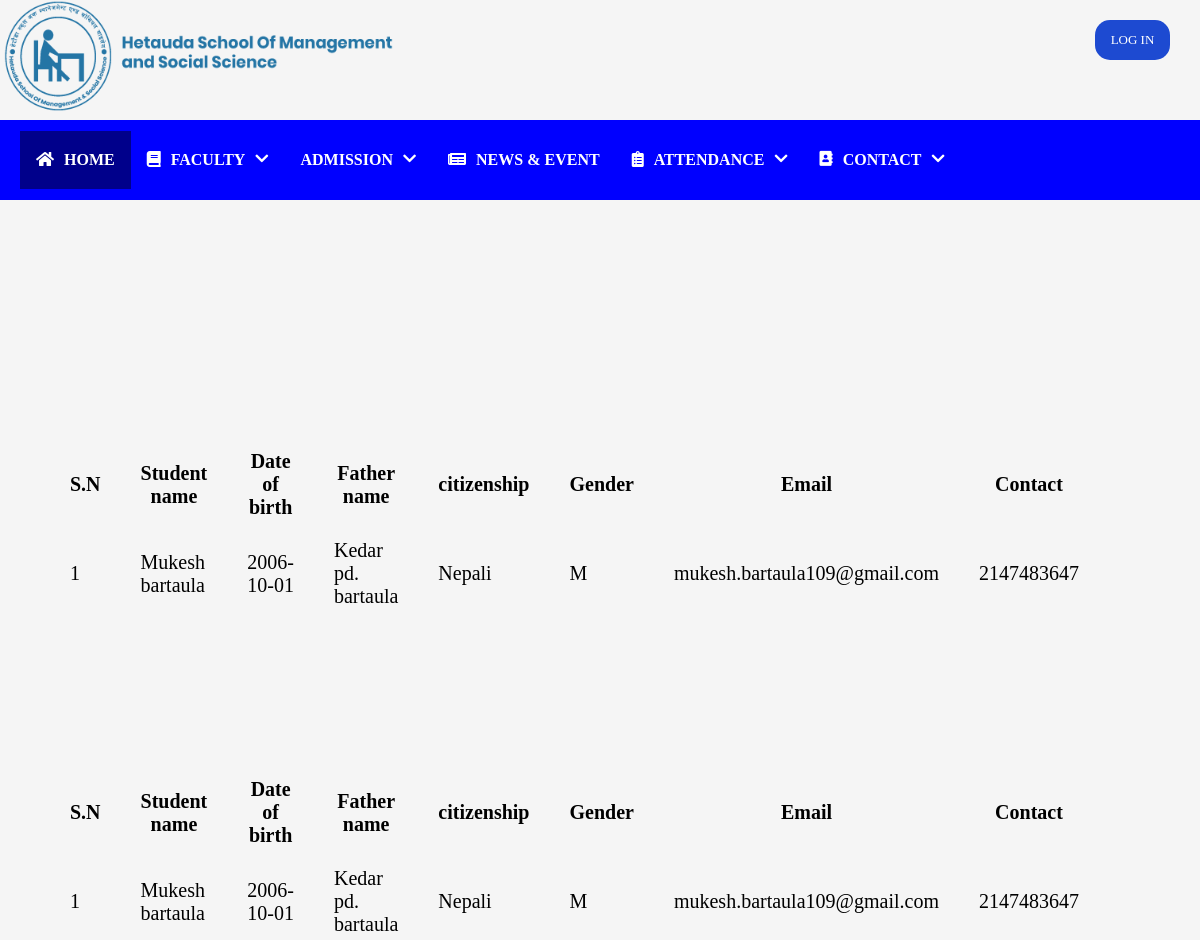
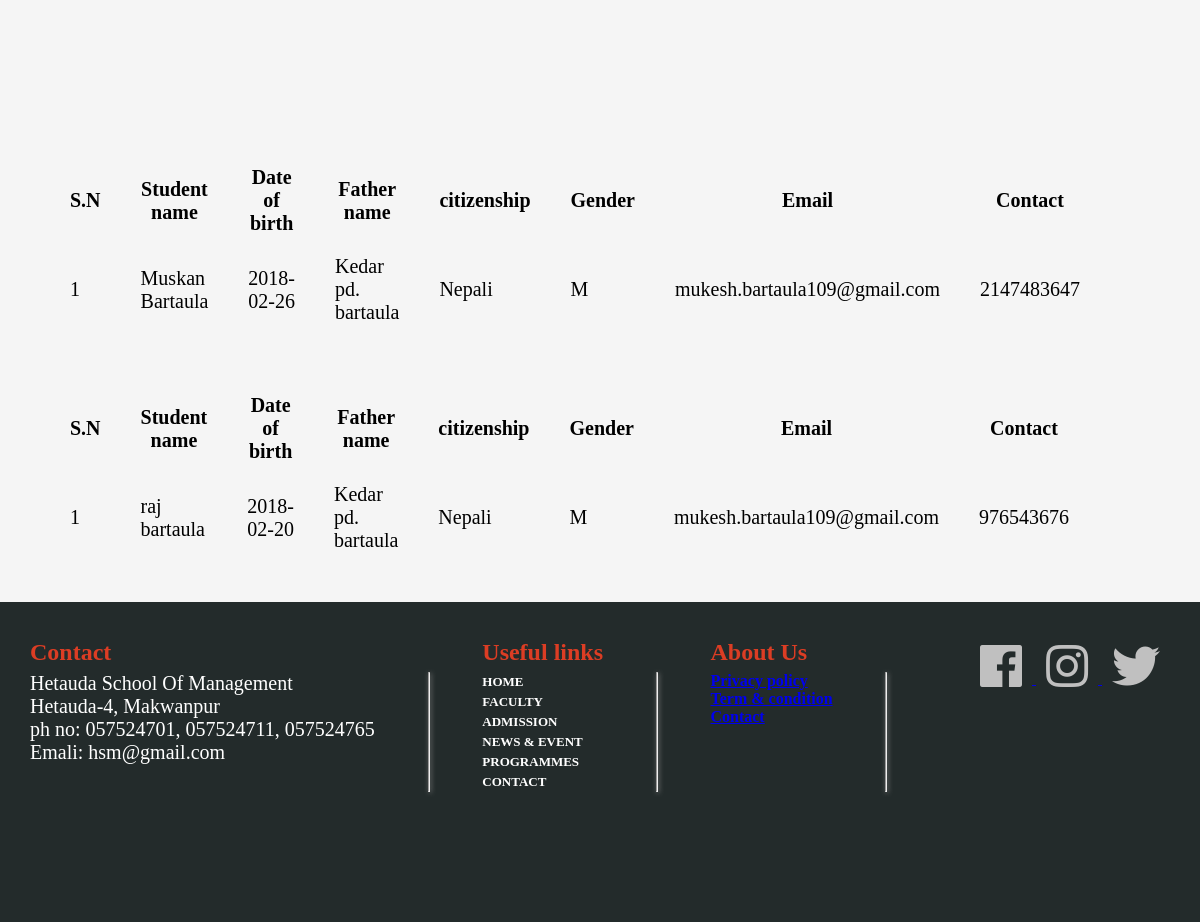
The page /admin_pannel/view_addmission.php on the database its author committed (2 pictures, top to bottom).
### tables this page shows
CREATE TABLE `admission` (
  `s_id` int(11) NOT NULL,
  `s_name` varchar(30) NOT NULL,
  `s_dateofbirth` date NOT NULL,
  `s_fathername` varchar(30) NOT NULL,
  `citizenship` varchar(15) NOT NULL,
  `gender` varchar(10) NOT NULL,
  `email` varchar(30) NOT NULL,
  `contact` int(10) NOT NULL,
  `s_describe` text NOT NULL
);

### admin_pannel/view_addmission.php (the view, shortened to what this page needs)
<!DOCTYPE html>
<html>
<head>
    <link rel="stylesheet" type="text/css" href="../style.css">
    <link rel="stylesheet" href="https://use.fontawesome.com/releases/v5.0.7/css/all.css">
</head>
<body>
<div class="container">
    <div class="headbar">
        <div class="logo">
            <a href="homepage.php"><img src="./img/logo.png"></a>
        </div>
        <?php if(isset($_SESSION['username']) == null){ ?>
            <div class="login">
                <a href="logIn_page.php" class="log_in">log in</a>
            </div>
        <?php } ?>
    </div>
    <div class="navbar">
        <ul>
            <li>
                <a href="homepage.php" class="nav_but active">
                    <i class="fa fa-home" aria-hidden="true" class="home_icon"></i>
                    <span class="home-text"> HOME </span>
                </a>
            </li>
            <li><a href="#" class="nav_but">
                    <span style="padding-right: 10px"><i class="fa fa-book"></i></span>
                    FACULTY
                    <span style="padding-left: 10px; font-size: 15px"><i class="fa fa-chevron-down"></i></span>
                </a>
            </li>
            <li><a href="form.php" class="nav_but">ADMISSION  <span style="padding-left: 10px; font-size: 15px"><i class="fa fa-chevron-down"></i></span></a>
            </li>
            <li><a href="./news.php" class="nav_but">
                    <span style="margin-right: 10px;"> <i class="fa fa-newspaper"></i></span>
                    NEWS & EVENT
                </a>
            </li>
            <li>
                <a href="./attendenceF/attendance.php" class="nav_but">
                    <span style="margin-right: 10px;"><i class="fa fa-clipboard-list"></i> </span>ATTENDANCE
                    <span style="padding-left: 10px; font-size: 15px"><i class="fa fa-chevron-down"></i></span>
                </a>
            </li>
            <li><a href="./contact.php" class="nav_but">
                    <span style="padding-right: 10px; font-size: 15px"><i class="fa fa-address-book"></i></span>
                    CONTACT
                    <span style="padding-left: 10px; font-size: 15px"><i class="fa fa-chevron-down"></i></span>
                </a>
            </li>
        </ul>
    </div>
        <?php
        include "db.php";
        $sql = "SELECT * FROM  admission ORDER BY s_name";
        $query = mysqli_query($conn, $sql);
        if($query->num_rows>0){
            while ($val = mysqli_fetch_assoc($query)) {
        ?>
<div style="width: 1100px; border: none;  margin-top: 100px; overflow: scroll; ">
        <table >
            <tr>
                <th>
                    S.N
                </th>
                <th>
                    Student name
                </th>
                <th>
                    Date of birth
                </th>
                <th>
                    Father name
                </th>
                <th>
                    citizenship
                </th>
                <th>
                    Gender
                </th>
                <th>
                   Email
                </th>
                <th>
                    Contact
                </th>
            </tr>
            <tr>
                <td>
                    <?php
                    $i = 1;
                    echo $i;
                    ?>
                </td>
                <td>
                    <?php
                    echo $val['s_name'];
                    ?>
                </td>
                <td>
                    <?php
                    echo $val['s_dateofbirth'];
                    ?>
                </td>
                <td>
                    <?php
                    echo  $val['s_fathername'];
                    ?>
                </td>
                <td>
                    <?php
                    echo $val['citizenship'];
                    ?>
                </td>
                <td>
                    <?php
                    echo $val['gender'];
                    ?>
                </td>
                <td>
                    <?php
                    echo $val['email'];
                    ?>
                </td>
                <td>
                    <?php
                    echo $val['contact'];
                    ?>
                </td>
            </tr>
            <?php
            }
            }
            ?>
        </table>
</div>
    <footer>
        <div id="footer">
            <div class="footer_body">
                <div class="column_1">
                    <h2>Contact</h2>
                    <ul>
                        <li>Hetauda School Of Management</li>
                        <li>Hetauda-4, Makwanpur</li>
                        <li>ph no: 057524701, 057524711, 057524765</li>
                        <li>Emali: hsm@gmail.com</li>
                    </ul>
                </div> <hr>
                <div class="column_2">
                    <h2>Useful links</h2>
                    <ul>
                        <li><a href="homepage.php"> HOME </a> </li>
                        <li><a href="#">FACULTY</a></li>
                        <li><a href="form.php">ADMISSION</a></li>
                        <li><a href="news.php">NEWS & EVENT</a></li>
                        <li><a href="#">PROGRAMMES</a></li>
                        <li><a href="contact.php" >CONTACT</a></li>
                    </ul>
                </div> <hr>
                <div class="column_3">
                    <h2>About Us</h2>
                    <ul>
                        <li> <a href="#"> Privacy policy </a></li>
                        <li><a href="#">Term & condition</a></li>
                        <li><a href="#">Contact</a></li>
                    </ul>
                </div>  <hr>
                <div class="footer_icon">
                    <a href="https://www.facebook.com/groups2HSM.forall/">
                        <i class="fab fa-facebook fa-3x" aria-hidden="true"></i>
                    </a>
                    <a href="https://www.instagram.com/hsm.edu.np/">
                        <i class="fab fa-instagram fa-3x" aria-hidden="true"></i>
                    </a>
                    <a href="#">
                        <i class="fab fa-twitter fa-3x" aria-hidden="true"></i>
                    </a>
                </div>
            </div>
        </div>
    </footer>
</div>
</body>
</html>

### style.css (style rules this page uses)
* { margin: 0; padding: 0; box-sizing: border-box; }
.container { background-color:#F5F5F5; overflow-x: hidden; flex-wrap: wrap; }
ul { list-style: none; text-decoration: none; }
* { margin: 0; padding: 0; }
.headbar { display: flex; justify-content: space-between; height: 15vh; width: 100vw; }
.logo > a > img { height: 14vh; }
.logo > a { height: 14vh; }
.log_in { padding:5px 6px; margin-left: 20px; text-align: center; text-decoration: none; margin-top: 20px; margin-right: 30px; background-color: rgb(29, 74, 209); border-radius:15px; display: flex; justify-content: center; align-items: center; font-size: 13px; width: 75px; height:5vh; }
.log_in { text-decoration: none; text-transform: uppercase; color: #fff; }
.navbar { height: 10vh; background-color: blue; display: flex; position: sticky; top: 0; z-index: 1; align-items: center; }
.navbar > ul { list-style-type: none; display: flex; flex-flow: row; padding-left: 20px; flex-wrap: wrap; }
.nav_but { display: flex; padding:20px 16px; text-decoration: none; text-align: center; color: white; }
li a { display: inline-block; font-weight: bolder; }
.navbar ul li a.active { background-color: darkblue; }
.home-text { margin-left: 10px; }
#footer { height: 40vh; width: 100%; background-color: black; display: flex; justify-content: space-between; background-color: #232B2B; position: relative; bottom: 0; left: 0; right: 0; flex-wrap: wrap; }
.footer_body { max-height: 180px; width: 100%; min-height: 10%; color: #FFFFFF; display: flex; justify-content: space-between; align-content: center; margin:30px; padding-bottom: 20px; }
.footer_body hr { margin-top: 40px; box-shadow: 1px 1px 5px gray; }
.footer_body div { flex-wrap: wrap; }
#footer div h2 { color: #DC3D24; line-height: 40px; }
#footer div ul li { color: #FFFFFF; }
.footer_icon i { color: silver; margin: 10px; }
.footer_icon { padding-left: 30px; }
.column_2 ul li a { text-decoration: none; color: white; line-height: 20px; font-size: 13px; }
.column_1 ul li { list-style-type: none; font-size: 20px; }
table { margin: 30px; font-size: 20px; border-spacing: 40px 20px; }
li a { width: 100%; display: block; font-weight: bolder; }

### rows shown on the page
admission: i "1", s_name "Mukesh bartaula", s_dateofbirth "2006-10-01", s_fathername "Kedar pd. bartaula", citizenship "Nepali", gender "M", email "mukesh.bartaula109@gmail.com", contact "2147483647"
admission: i "1", s_name "Mukesh bartaula", s_dateofbirth "2006-10-01", s_fathername "Kedar pd. bartaula", citizenship "Nepali", gender "M", email "mukesh.bartaula109@gmail.com", contact "2147483647"
admission: i "1", s_name "Muskan Bartaula", s_dateofbirth "2018-02-26", s_fathername "Kedar pd. bartaula", citizenship "Nepali", gender "M", email "mukesh.bartaula109@gmail.com", contact "2147483647"
admission: i "1", s_name "raj bartaula", s_dateofbirth "2018-02-20", s_fathername "Kedar pd. bartaula", citizenship "Nepali", gender "M", email "mukesh.bartaula109@gmail.com", contact "976543676"
